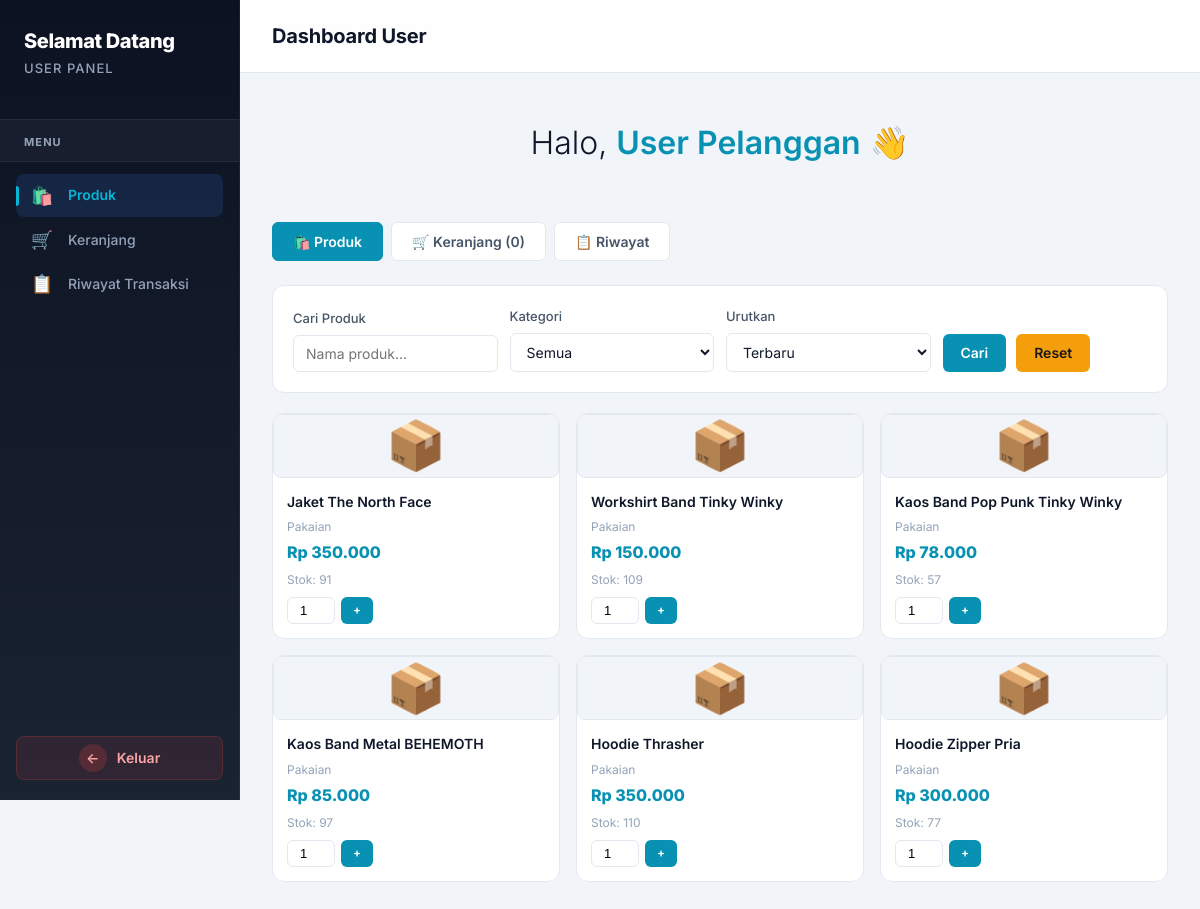
/User/dashboard_user.php (signed in), run on the app's committed database.
### tables this page shows
CREATE TABLE `products` (
  `id` int(11) NOT NULL,
  `name` varchar(255) NOT NULL,
  `description` text DEFAULT NULL,
  `price` decimal(15,2) NOT NULL,
  `stock` int(11) NOT NULL DEFAULT 0,
  `image` varchar(255) DEFAULT NULL,
  `category` varchar(100) DEFAULT NULL,
  `category_id` int(11) DEFAULT NULL,
  `status` enum('active','inactive') NOT NULL DEFAULT 'active',
  `created_at` timestamp NOT NULL DEFAULT current_timestamp(),
  `updated_at` timestamp NOT NULL DEFAULT current_timestamp() ON UPDATE current_timestamp()
);

### User/dashboard_user.php (the view, shortened to what this page needs)
<?php
$user_name = $_SESSION['full_name'] ?? $_SESSION['username'] ?? 'User';
$active_section = $_GET['section'] ?? 'products';
$search = $_GET['search'] ?? '';
$sort = $_GET['sort'] ?? 'newest';
$query = "SELECT p.*, c.name as category_name FROM products p
          LEFT JOIN categories c ON p.category_id = c.id
          WHERE p.status = 'active'";
$params = [];
switch ($sort) {
    default: $query .= " ORDER BY p.created_at DESC";
}
try {
    $pdo = getDBConnection();
    $stmt = $pdo->prepare($query);
    $stmt->execute($params);
    $products = $stmt->fetchAll();
} catch (PDOException $e) {
    $products = [];
    $categories = [];
    $transactions = [];
    $message = '⚠️ Database error: ' . $e->getMessage();
    $message_type = 'error';
}
?>
<!DOCTYPE html>
<html lang="id">
<head>
    <link rel="stylesheet" href="../css/shared.css" />
</head>
<body data-role="user">
<div class="main-container">
    <div class="sidebar">
        <div class="sidebar-header">
            <span class="admin-panel-title">Selamat Datang</span>
            <span class="dashboard-title">User Panel</span>
        </div>
        <div class="menu-divider">
            <span class="menu-label">Menu</span>
        </div>
        <nav class="sidebar-nav">
            <a href="?section=products" class="<?php echo $active_section === 'products' ? 'active' : ''; ?>">
                <span class="nav-icon">🛍️</span> Produk
            </a>
            <a href="?section=cart" class="<?php echo $active_section === 'cart' ? 'active' : ''; ?>">
                <span class="nav-icon">🛒</span> Keranjang
            </a>
            <a href="?section=history" class="<?php echo $active_section === 'history' ? 'active' : ''; ?>">
                <span class="nav-icon">📋</span> Riwayat Transaksi
            </a>
        </nav>
        <a href="../Auth/logout.php" class="logout-button">
            <span class="logout-icon">←</span>
            <span class="logout-text">Keluar</span>
        </a>
    </div>
    <div class="main-content">
        <div class="top-bar"><h1>Dashboard User</h1></div>
        <div class="content-area">
            <div class="welcome-section">
                <h2 class="welcome-text">Halo, <span class="user-name"><?php echo htmlspecialchars($user_name); ?></span> 👋</h2>
            </div>
            <div class="section-tabs">
                <button class="section-tab <?php echo $active_section === 'products' ? 'active' : ''; ?>" onclick="showSection('products')">🛍️ Produk</button>
                <button class="section-tab <?php echo $active_section === 'cart' ? 'active' : ''; ?>" onclick="showSection('cart')">🛒 Keranjang (<?php echo count($_SESSION['cart']); ?>)</button>
                <button class="section-tab <?php echo $active_section === 'history' ? 'active' : ''; ?>" onclick="showSection('history')">📋 Riwayat</button>
            </div>
            <div id="products" class="section-content <?php echo $active_section === 'products' ? 'active' : ''; ?>">
                <div class="filter-section">
                    <form method="GET" class="filter-form">
                        <div class="filter-group">
                            <label>Cari Produk</label>
                            <input type="text" name="search" value="<?php echo htmlspecialchars($search); ?>" placeholder="Nama produk...">
                        </div>
                        <div class="filter-group">
                            <label>Kategori</label>
                            <select name="category">
                                <option value="">Semua</option>
                            </select>
                        </div>
                        <div class="filter-group">
                            <label>Urutkan</label>
                            <select name="sort">
                                <option value="newest" <?php echo $sort === 'newest' ? 'selected' : ''; ?>>Terbaru</option>
                            </select>
                        </div>
                        <div class="filter-group" style="min-width:auto; display:flex; gap:10px;">
                            <button type="submit" class="btn btn-primary">Cari</button>
                            <a href="?section=products" class="btn btn-warning">Reset</a>
                        </div>
                    </form>
                </div>
                <div class="products-grid">
                    <?php if (!empty($products)): ?>
                        <?php foreach ($products as $p): ?>
                        <div class="product-card">
<div class="product-image">
    <?php
    $image_path = '../uploads/products/' . ($p['image'] ?? '');
    $image_exists = !empty($p['image']) && file_exists($image_path);
    ?>
    <?php if ($image_exists): ?>
        <img src="<?php echo htmlspecialchars($image_path); ?>" alt="<?php echo htmlspecialchars($p['name']); ?>">
    <?php else: ?>
        <div style="width:100%;height:100%;display:flex;align-items:center;justify-content:center;font-size:48px;">📦</div>
    <?php endif; ?>
</div>
                            <div class="product-info">
                                <div class="product-name"><?php echo htmlspecialchars($p['name']); ?></div>
                                <div class="product-category"><?php echo htmlspecialchars($p['category_name'] ?? $p['category'] ?? 'Umum'); ?></div>
                                <div class="product-price">Rp <?php echo number_format($p['price'], 0, ',', '.'); ?></div>
                                <div class="product-stock <?php echo $p['stock'] <= 5 ? 'low' : ''; ?>">
                                    Stok: <?php echo number_format($p['stock']); ?>
                                </div>
                                <form method="POST" class="product-actions">
                                    <input type="number" name="quantity" value="1" min="1" max="<?php echo $p['stock']; ?>">
                                    <button type="submit" name="add_to_cart" class="btn btn-primary btn-sm" <?php echo $p['stock'] <= 0 ? 'disabled' : ''; ?>>
                                        <?php echo $p['stock'] > 0 ? '+' : 'Habis'; ?>
                                    </button>
                                </form>
                            </div>
                        </div>
                        <?php endforeach; ?>
                    <?php endif; ?>
                </div>
            </div>
        </div>
    </div>
</div>
</body>
</html>

### data on the page
products: name "Jaket The North Face", category "Pakaian", price "350.000", stock "91"
products: name "Workshirt Band Tinky Winky", category "Pakaian", price "150.000", stock "109"
products: name "Kaos Band Pop Punk Tinky Winky", category "Pakaian", price "78.000", stock "57"
products: name "Kaos Band Metal BEHEMOTH", category "Pakaian", price "85.000", stock "97"
products: name "Hoodie Thrasher", category "Pakaian", price "350.000", stock "110"
products: name "Hoodie Zipper Pria", category "Pakaian", price "300.000", stock "77"

### other printed values
$user_name "User Pelanggan"
count($_SESSION['cart']) "0"
